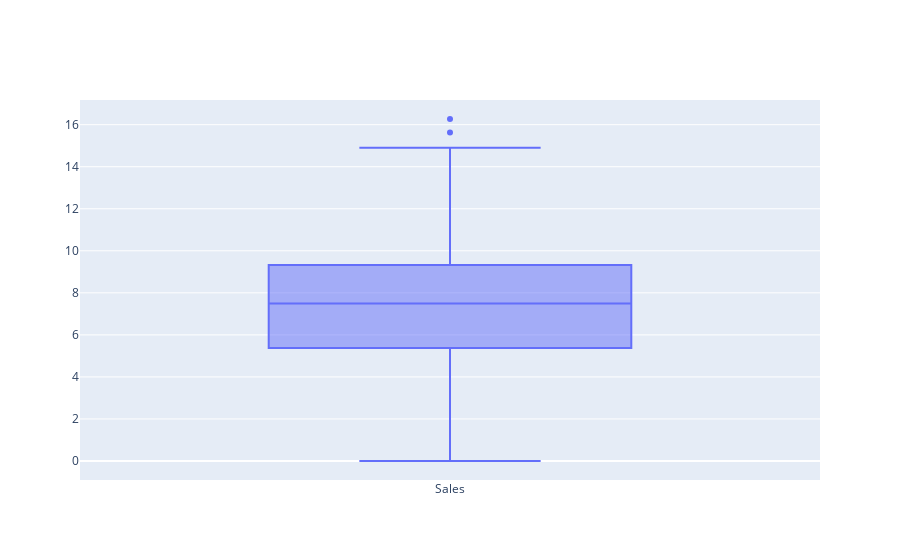

The code cell stored with this chart in its notebook:
### Markdown cell above
#### Visualize data

### Code cell
# Check for Outliers in dataset
trace0 = go.Box(y = company['Sales'], name = 'Sales')
data = [trace0]
iplot(data)

### Figure 1 — Plotly figure (JSON) as saved in the notebook; plotly's stock layout.template omitted (floating-point values rounded to 4 significant figures; data arrays with more than 128 entries replaced by an {"elided": "..."} marker saying what was removed)
{"data": [{"name": "Sales", "type": "box", "y": {"elided": "400 float values"}}], "layout": {}}
